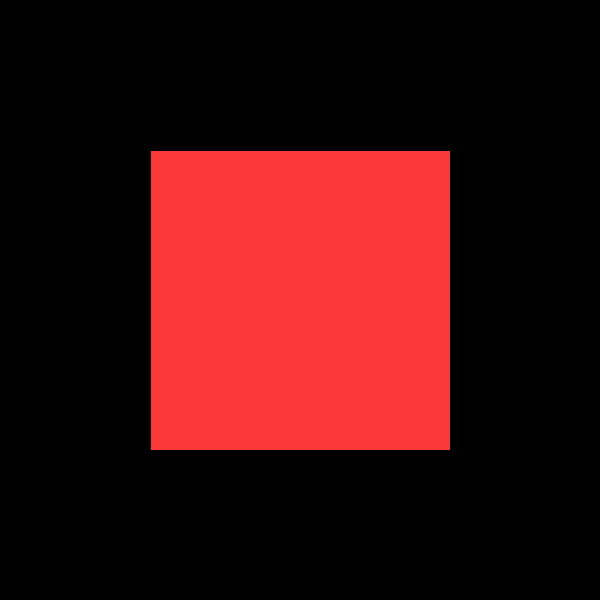
Frame 1 (no input)
Frame 60 (the mouse pressed at the canvas centre just before this capture): identical to frame 1, image omitted
Frame 120 (the mouse held since frame 60 and released just before this capture): identical to frame 1, image omitted

The Processing sketch that drew this single still picture (run headless with seeded random() and noise(); from frame 60 on, the mouse is pressed at the canvas centre):

// Processing sketch: CambioDeValor
// ── CambioDeValor.pde
int value = (#fb3838);
void setup () {
  size (600,600);
background (0);


}
void draw() {

  fill(value);
  rectMode(CENTER);
  rect(300,300,300,300);
    
}

void mouseDragged() 
{
  value = value + 5;
  if (value > 255) {
    value = 0;
  }
}
